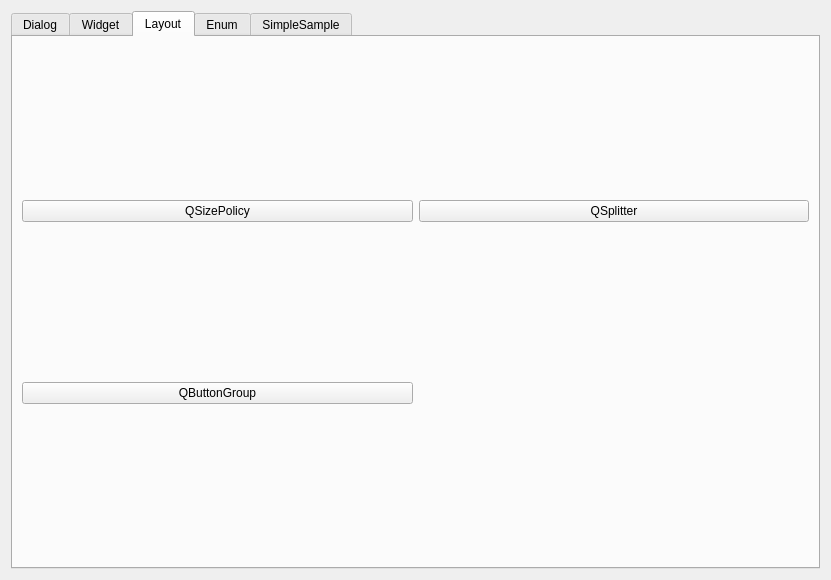
<?xml version="1.0" encoding="UTF-8"?>
<ui version="4.0">
 <class>AMyWidget</class>
 <widget class="QDialog" name="AMyWidget">
  <property name="geometry">
   <rect>
    <x>0</x>
    <y>0</y>
    <width>831</width>
    <height>580</height>
   </rect>
  </property>
  <property name="windowTitle">
   <string>Dialog</string>
  </property>
  <layout class="QHBoxLayout" name="horizontalLayout">
   <item>
    <widget class="QTabWidget" name="qtabwidget">
     <property name="currentIndex">
      <number>2</number>
     </property>
     <widget class="QWidget" name="tab_4">
      <attribute name="title">
       <string>Dialog</string>
      </attribute>
      <layout class="QGridLayout" name="gridLayout_4">
       <item row="0" column="0">
        <widget class="QPushButton" name="btn_QDialog">
         <property name="text">
          <string>QDialog</string>
         </property>
        </widget>
       </item>
       <item row="0" column="1">
        <widget class="QPushButton" name="btn_MessageBox">
         <property name="text">
          <string>QMessageBox</string>
         </property>
        </widget>
       </item>
      </layout>
     </widget>
     <widget class="QWidget" name="tab_2">
      <attribute name="title">
       <string>Widget</string>
      </attribute>
      <layout class="QGridLayout" name="gridLayout_3">
       <item row="1" column="1">
        <widget class="QPushButton" name="btn_TreeWidget">
         <property name="text">
          <string>QTreeWidget</string>
         </property>
        </widget>
       </item>
       <item row="1" column="0">
        <widget class="QPushButton" name="btn_TableView">
         <property name="text">
          <string>QTableView</string>
         </property>
        </widget>
       </item>
       <item row="0" column="0">
        <widget class="QPushButton" name="btn_QLabel">
         <property name="text">
          <string>QLabel</string>
         </property>
        </widget>
       </item>
      </layout>
     </widget>
     <widget class="QWidget" name="tab_3">
      <attribute name="title">
       <string>Layout</string>
      </attribute>
      <layout class="QGridLayout" name="gridLayout_2">
       <item row="0" column="1">
        <widget class="QPushButton" name="btn_Splitter">
         <property name="text">
          <string>QSplitter</string>
         </property>
        </widget>
       </item>
       <item row="0" column="0">
        <widget class="QPushButton" name="btn_SizePolicy">
         <property name="text">
          <string>QSizePolicy</string>
         </property>
        </widget>
       </item>
       <item row="1" column="0">
        <widget class="QPushButton" name="btn_QButtonGroup">
         <property name="text">
          <string>QButtonGroup</string>
         </property>
        </widget>
       </item>
      </layout>
     </widget>
     <widget class="QWidget" name="tab_5">
      <attribute name="title">
       <string>Enum</string>
      </attribute>
      <layout class="QGridLayout" name="gridLayout_5">
       <item row="0" column="0">
        <widget class="QPushButton" name="btn_QWindowType">
         <property name="text">
          <string>QWindowType</string>
         </property>
        </widget>
       </item>
      </layout>
     </widget>
     <widget class="QWidget" name="tab">
      <attribute name="title">
       <string>SimpleSample</string>
      </attribute>
      <layout class="QGridLayout" name="gridLayout">
       <item row="0" column="1">
        <widget class="QPushButton" name="btn_CustomToolbars">
         <property name="text">
          <string>CustomToolbars</string>
         </property>
        </widget>
       </item>
       <item row="0" column="0">
        <widget class="QPushButton" name="btn_FontConversion">
         <property name="text">
          <string>FontConversion</string>
         </property>
        </widget>
       </item>
      </layout>
     </widget>
    </widget>
   </item>
  </layout>
 </widget>
 <resources/>
 <connections/>
</ui>
